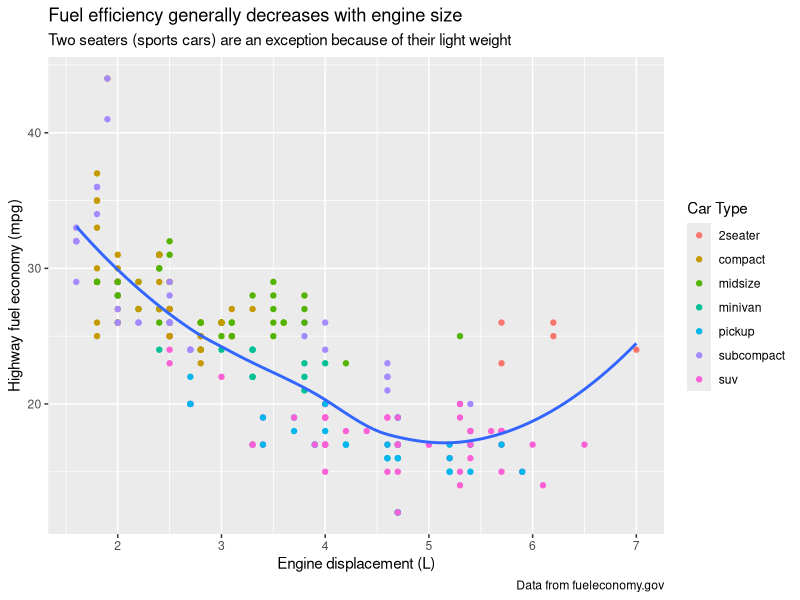
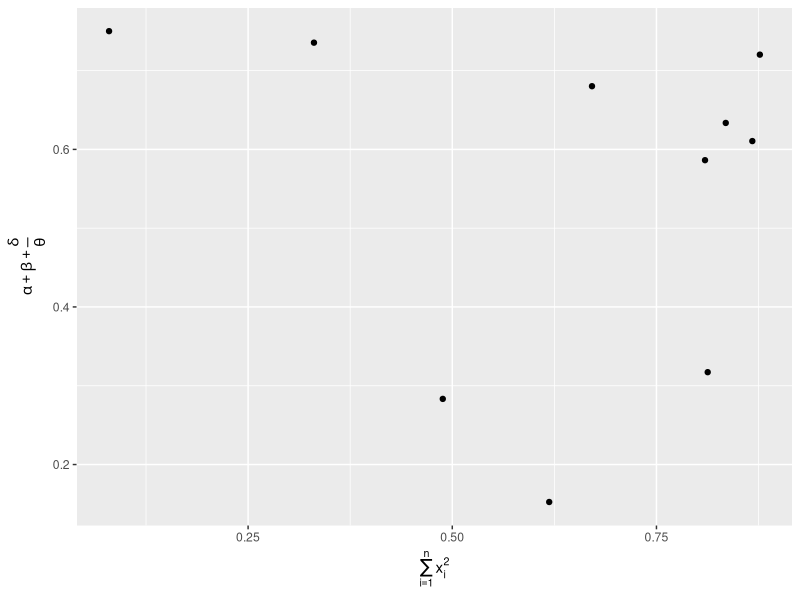

Source code (R) for these figures, in order:
library(tidyverse)



# Graphics to communicate -------------------------------------------------
ggplot(mpg, aes(displ, hwy)) +
  geom_point(aes(color = class)) +
  geom_smooth(se = FALSE) +
  labs(
    title = paste("Fuel efficiency generally decreases with",
                  "engine size"),
    subtitle = paste("Two seaters (sports cars) are an exception",
                     "because of their light weight"),
    caption = "Data from fueleconomy.gov",
    x = "Engine displacement (L)",
    y = "Highway fuel economy (mpg)",
    color = "Car Type"
  )


df <- tibble(
  x = runif(10),
  y = runif(10),
)
ggplot(df, aes(x, y)) +
  geom_point() +
  labs(
    x = quote(sum(x[i]^2, i == 1, n)),
    y = quote(alpha + beta + frac(delta, theta))
  )
